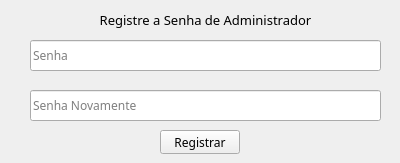
<?xml version="1.0" encoding="UTF-8"?>
<ui version="4.0">
 <class>CadastroAdminWindow</class>
 <widget class="QWidget" name="CadastroAdminWindow">
  <property name="geometry">
   <rect>
    <x>0</x>
    <y>0</y>
    <width>400</width>
    <height>163</height>
   </rect>
  </property>
  <property name="sizePolicy">
   <sizepolicy hsizetype="Fixed" vsizetype="Fixed">
    <horstretch>0</horstretch>
    <verstretch>0</verstretch>
   </sizepolicy>
  </property>
  <property name="minimumSize">
   <size>
    <width>400</width>
    <height>163</height>
   </size>
  </property>
  <property name="maximumSize">
   <size>
    <width>400</width>
    <height>163</height>
   </size>
  </property>
  <property name="font">
   <font>
    <family>Noto Sans</family>
   </font>
  </property>
  <property name="windowTitle">
   <string>Registrar</string>
  </property>
  <widget class="QPushButton" name="pushButton">
   <property name="geometry">
    <rect>
     <x>160</x>
     <y>130</y>
     <width>80</width>
     <height>24</height>
    </rect>
   </property>
   <property name="font">
    <font>
     <family>Noto Sans</family>
    </font>
   </property>
   <property name="text">
    <string>Registrar</string>
   </property>
  </widget>
  <widget class="QLineEdit" name="textEdit">
   <property name="geometry">
    <rect>
     <x>30</x>
     <y>40</y>
     <width>351</width>
     <height>31</height>
    </rect>
   </property>
   <property name="font">
    <font>
     <family>Noto Sans</family>
    </font>
   </property>
   <property name="echoMode">
    <enum>QLineEdit::Password</enum>
   </property>
   <property name="placeholderText">
    <string>Senha</string>
   </property>
  </widget>
  <widget class="QLineEdit" name="textEdit_2">
   <property name="geometry">
    <rect>
     <x>30</x>
     <y>90</y>
     <width>351</width>
     <height>31</height>
    </rect>
   </property>
   <property name="font">
    <font>
     <family>Noto Sans</family>
    </font>
   </property>
   <property name="echoMode">
    <enum>QLineEdit::Password</enum>
   </property>
   <property name="placeholderText">
    <string>Senha Novamente</string>
   </property>
  </widget>
  <widget class="QLabel" name="label">
   <property name="geometry">
    <rect>
     <x>30</x>
     <y>10</y>
     <width>351</width>
     <height>20</height>
    </rect>
   </property>
   <property name="font">
    <font>
     <family>Noto Sans</family>
     <pointsize>10</pointsize>
    </font>
   </property>
   <property name="text">
    <string>Registre a Senha de Administrador</string>
   </property>
   <property name="alignment">
    <set>Qt::AlignmentFlag::AlignCenter</set>
   </property>
  </widget>
 </widget>
 <resources/>
 <connections/>
</ui>
